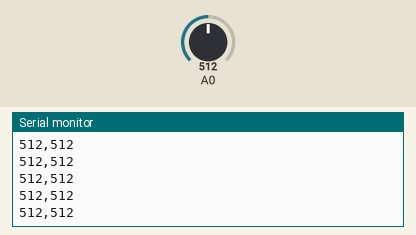
Simulated run of this program. Board: ESP8266 (NodeMCU). On the bench: the last lines printed to the serial monitor. The test bench sets the inputs (shaded band); at power-on: A0 = 512.

Above: at 1.2 s.
1.3 s: A0 set to 716
At 1.31 s:
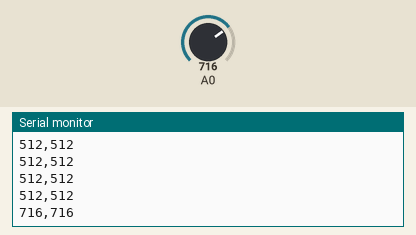
2.8 s: A0 set to 900
At 2.81 s:
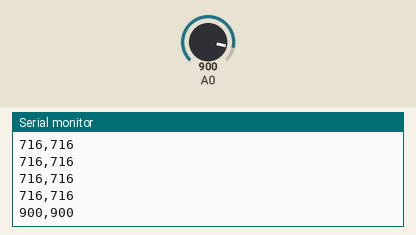
Timing chart, 0 to 5.8 s (numbered marks = the images above; inputs shaded):
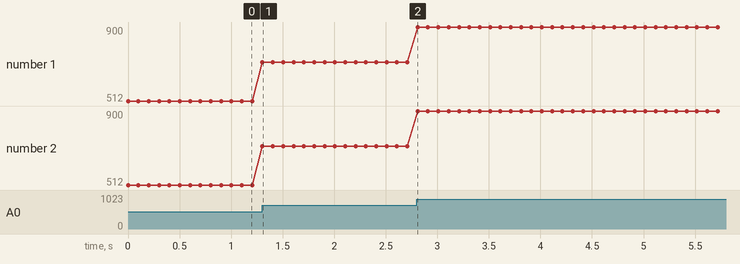

The program:

main.cpp
```cpp
#include <Arduino.h>
const int BAUD = 115200;
const int MAX_BITS = 4;
const int MAX_NUM = 2;

// Arduino to mux select pins map
static const int mux_select_pins [MAX_BITS] = {14, 12 , 13 ,15};


int read_val( int select ){
	if (select > MAX_NUM){
		return BAUD;
	}

	//Toggle SELECT
	for (int bit = 0 ; bit < MAX_BITS; bit++){
		// Serial.print(select );
		// Serial.print(" : ");
		// Serial.print( bit );
		// Serial.print("  ");
		// Serial.print(mux_select_pins[bit]);
		// Serial.print(" >> ");
		// Serial.println(((select>> bit )&1));
		digitalWrite(mux_select_pins[bit],(select >> bit) & 1);

	}
	return analogRead(A0);


}


int vals[MAX_NUM]  =  {0};


void setup()
{
	Serial.begin(BAUD);
	//init Mux Select Pins
	for (int i=0;i<MAX_NUM;i++)
		pinMode(mux_select_pins[i],OUTPUT);

}

void loop()
{
	// Serial.print("hello");
	Serial.print(read_val(0));
	Serial.print(",");
	Serial.println(read_val(1));
	delay(100);
}
```

Measured:
- after the input at 1.3 s, the serial monitor: prints a new line at once (image 1)
- after the input at 2.8 s, the serial monitor: prints a new line at once (image 2)
- plotted number 1: 512 → 716 after the input at 1.3 s, 716 → 900 after the input at 2.8 s
- plotted number 2: 512 → 716 after the input at 1.3 s, 716 → 900 after the input at 2.8 s
